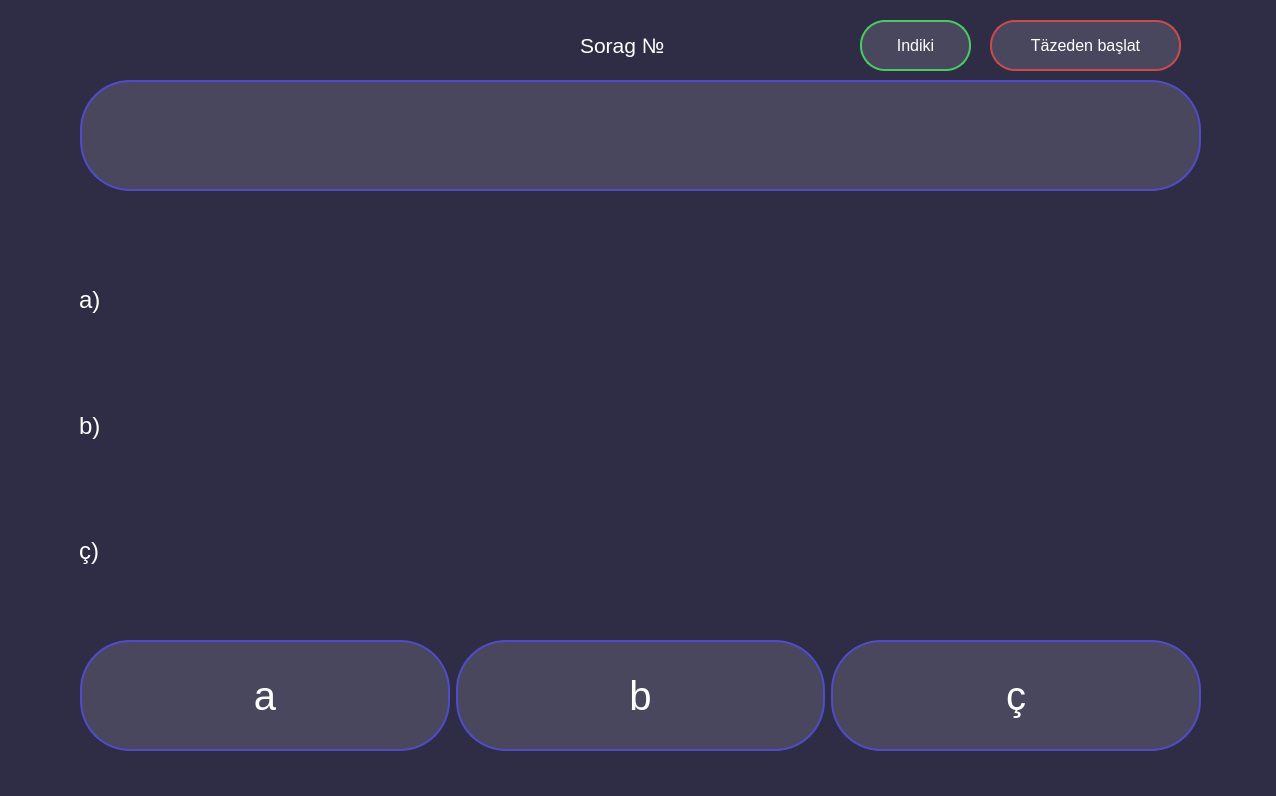
<?xml version="1.0" encoding="UTF-8"?>
<ui version="4.0">
 <class>QuizzWindow</class>
 <widget class="QMainWindow" name="QuizzWindow">
  <property name="geometry">
   <rect>
    <x>0</x>
    <y>0</y>
    <width>1276</width>
    <height>796</height>
   </rect>
  </property>
  <property name="windowTitle">
   <string>MainWindow</string>
  </property>
  <property name="styleSheet">
   <string notr="true">background-color: #2e2d45;</string>
  </property>
  <widget class="QWidget" name="quizzwidget">
   <widget class="QWidget" name="horizontalLayoutWidget">
    <property name="geometry">
     <rect>
      <x>80</x>
      <y>640</y>
      <width>1121</width>
      <height>111</height>
     </rect>
    </property>
    <layout class="QHBoxLayout" name="answer_btn_layout">
     <item>
      <widget class="QPushButton" name="answer1">
       <property name="sizePolicy">
        <sizepolicy hsizetype="Minimum" vsizetype="Minimum">
         <horstretch>0</horstretch>
         <verstretch>0</verstretch>
        </sizepolicy>
       </property>
       <property name="font">
        <font>
         <pointsize>30</pointsize>
        </font>
       </property>
       <property name="styleSheet">
        <string notr="true">background-color: #48475d;
border: 2px solid #514bca;
border-radius: 50px;
color: white;
</string>
       </property>
       <property name="text">
        <string>a</string>
       </property>
      </widget>
     </item>
     <item>
      <widget class="QPushButton" name="answer2">
       <property name="sizePolicy">
        <sizepolicy hsizetype="Minimum" vsizetype="Minimum">
         <horstretch>0</horstretch>
         <verstretch>0</verstretch>
        </sizepolicy>
       </property>
       <property name="font">
        <font>
         <pointsize>30</pointsize>
        </font>
       </property>
       <property name="styleSheet">
        <string notr="true">background-color: #48475d;
border: 2px solid #514bca;
border-radius: 50px;
color: white</string>
       </property>
       <property name="text">
        <string>b</string>
       </property>
      </widget>
     </item>
     <item>
      <widget class="QPushButton" name="answer3">
       <property name="sizePolicy">
        <sizepolicy hsizetype="Minimum" vsizetype="Minimum">
         <horstretch>0</horstretch>
         <verstretch>0</verstretch>
        </sizepolicy>
       </property>
       <property name="font">
        <font>
         <pointsize>30</pointsize>
        </font>
       </property>
       <property name="styleSheet">
        <string notr="true">background-color: #48475d;
border: 2px solid #514bca;
border-radius: 50px;
color: white;</string>
       </property>
       <property name="text">
        <string>ç</string>
       </property>
      </widget>
     </item>
    </layout>
   </widget>
   <widget class="QWidget" name="verticalLayoutWidget">
    <property name="geometry">
     <rect>
      <x>80</x>
      <y>80</y>
      <width>1121</width>
      <height>111</height>
     </rect>
    </property>
    <layout class="QVBoxLayout" name="question_layout">
     <item>
      <widget class="QLabel" name="question">
       <property name="font">
        <font>
         <pointsize>18</pointsize>
        </font>
       </property>
       <property name="styleSheet">
        <string notr="true">background-color: #48475d;
border: 2px solid #514bca;
border-radius: 50px;
color: white</string>
       </property>
       <property name="text">
        <string/>
       </property>
      </widget>
     </item>
    </layout>
   </widget>
   <widget class="QLabel" name="quizz_id">
    <property name="geometry">
     <rect>
      <x>580</x>
      <y>30</y>
      <width>141</width>
      <height>31</height>
     </rect>
    </property>
    <property name="font">
     <font>
      <pointsize>16</pointsize>
     </font>
    </property>
    <property name="styleSheet">
     <string notr="true">color: white;</string>
    </property>
    <property name="text">
     <string>Sorag №</string>
    </property>
   </widget>
   <widget class="QWidget" name="verticalLayoutWidget_2">
    <property name="geometry">
     <rect>
      <x>79</x>
      <y>240</y>
      <width>1121</width>
      <height>371</height>
     </rect>
    </property>
    <layout class="QVBoxLayout" name="answer_labels_layout">
     <item>
      <widget class="QLabel" name="answer_label1">
       <property name="font">
        <font>
         <pointsize>18</pointsize>
        </font>
       </property>
       <property name="styleSheet">
        <string notr="true">color: white</string>
       </property>
       <property name="text">
        <string>a)</string>
       </property>
      </widget>
     </item>
     <item>
      <widget class="QLabel" name="answer_label3">
       <property name="font">
        <font>
         <pointsize>18</pointsize>
        </font>
       </property>
       <property name="styleSheet">
        <string notr="true">color: white</string>
       </property>
       <property name="text">
        <string>b)</string>
       </property>
      </widget>
     </item>
     <item>
      <widget class="QLabel" name="answer_label2">
       <property name="font">
        <font>
         <pointsize>18</pointsize>
        </font>
       </property>
       <property name="styleSheet">
        <string notr="true">color: white</string>
       </property>
       <property name="text">
        <string>ç)</string>
       </property>
      </widget>
     </item>
    </layout>
   </widget>
   <widget class="QPushButton" name="answer2_2">
    <property name="geometry">
     <rect>
      <x>990</x>
      <y>20</y>
      <width>191</width>
      <height>51</height>
     </rect>
    </property>
    <property name="sizePolicy">
     <sizepolicy hsizetype="Minimum" vsizetype="Minimum">
      <horstretch>0</horstretch>
      <verstretch>0</verstretch>
     </sizepolicy>
    </property>
    <property name="font">
     <font>
      <pointsize>12</pointsize>
     </font>
    </property>
    <property name="styleSheet">
     <string notr="true">background-color: #48475d;
border: 2px solid #ca4b4b;
border-radius: 25px;
color: white</string>
    </property>
    <property name="text">
     <string>Täzeden başlat</string>
    </property>
   </widget>
   <widget class="QPushButton" name="answer2_3">
    <property name="geometry">
     <rect>
      <x>860</x>
      <y>20</y>
      <width>111</width>
      <height>51</height>
     </rect>
    </property>
    <property name="sizePolicy">
     <sizepolicy hsizetype="Minimum" vsizetype="Minimum">
      <horstretch>0</horstretch>
      <verstretch>0</verstretch>
     </sizepolicy>
    </property>
    <property name="font">
     <font>
      <pointsize>12</pointsize>
     </font>
    </property>
    <property name="styleSheet">
     <string notr="true">background-color: #48475d;
border: 2px solid #4bca64;
border-radius: 25px;
color: white</string>
    </property>
    <property name="text">
     <string>Indiki</string>
    </property>
   </widget>
  </widget>
 </widget>
 <resources/>
 <connections/>
</ui>
